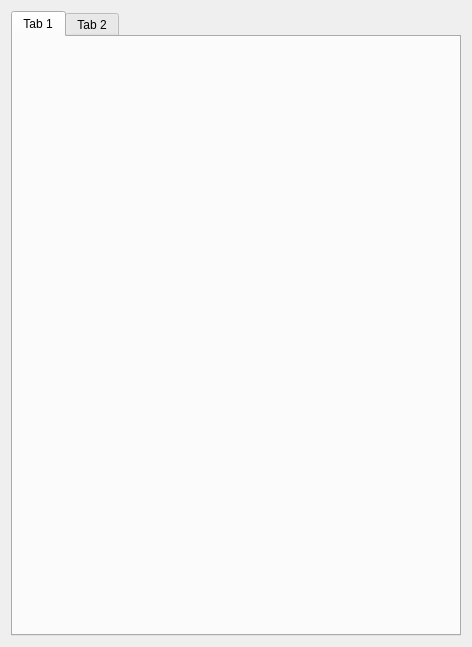
<?xml version="1.0" encoding="UTF-8"?>
<ui version="4.0">
 <class>Tools</class>
 <widget class="QWidget" name="Tools">
  <property name="geometry">
   <rect>
    <x>0</x>
    <y>0</y>
    <width>472</width>
    <height>647</height>
   </rect>
  </property>
  <property name="minimumSize">
   <size>
    <width>472</width>
    <height>647</height>
   </size>
  </property>
  <property name="maximumSize">
   <size>
    <width>472</width>
    <height>1000</height>
   </size>
  </property>
  <property name="windowTitle">
   <string>Form</string>
  </property>
  <layout class="QGridLayout" name="gridLayout">
   <item row="0" column="0">
    <widget class="QTabWidget" name="tabWidget">
     <property name="currentIndex">
      <number>0</number>
     </property>
     <widget class="QWidget" name="tab">
      <attribute name="title">
       <string>Tab 1</string>
      </attribute>
     </widget>
     <widget class="QWidget" name="tab_2">
      <attribute name="title">
       <string>Tab 2</string>
      </attribute>
     </widget>
    </widget>
   </item>
  </layout>
 </widget>
 <resources/>
 <connections/>
</ui>
